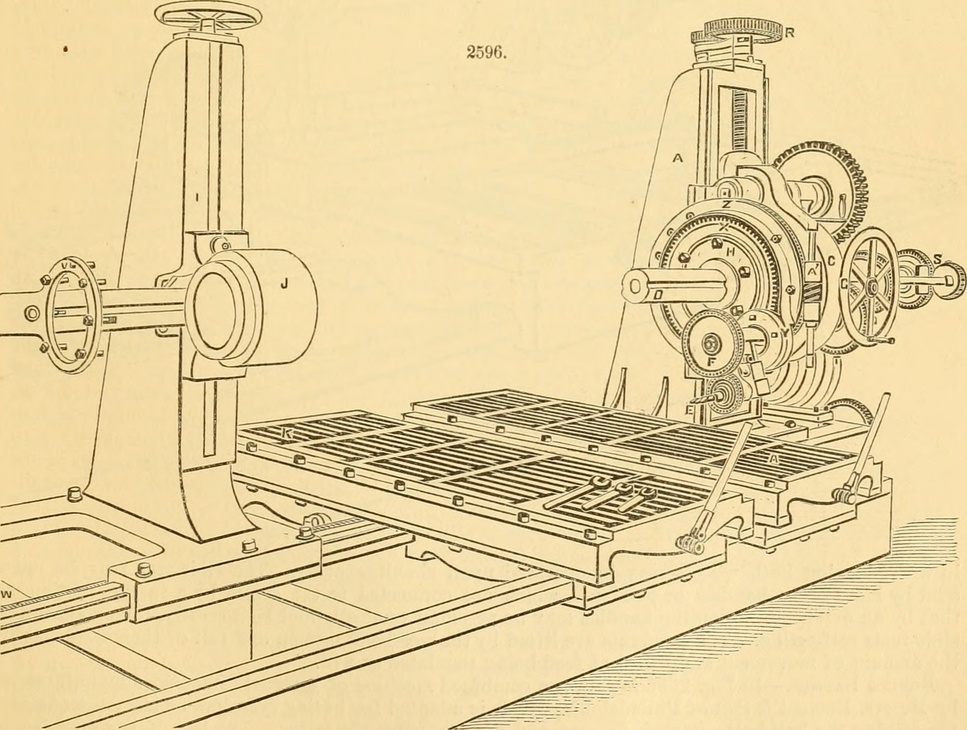
#> input picture assets/source-public-domain/victorian-encyclopaedic-engraving/industrial/001_mechanics_14593883509.jpg, 967 x 730 px, shrunk from 1858 x 1402 before the run
$ python look.py ../../../assets/source-public-domain/victorian-encyclopaedic-engraving/industrial/001_mechanics_14593883509.jpg
#> lines starting #> are read from the running program, lines starting #| are printed output that depends on the picture; after the words box and inside, x2 and y2 are one past the last pixel; in counts of white or black regions, pixels touching at a corner belong together
import sys, numpy as np
from PIL import Image
ramp = ".,:-=+*#%@"
for p in sys.argv[1:]:
    im = np.asarray(Image.open(p).convert("RGB")).astype(float)
    h, w, _ = im.shape
    corners = np.concatenate([im[:8,:8].reshape(-1,3), im[:8,-8:].reshape(-1,3), im[-8:,:8].reshape(-1,3), im[-8:,-8:].reshape(-1,3)])
#> corners = 256 rows, first 8: [242, 217, 160], [242, 217, 160], [243, 218, 161], [243, 218, 161], [244, 219, 162], [244, 219, 162], [245, 220, 163], [245, 220, 163]
    bg = np.median(corners, axis=0)
#> bg = [244, 219, 164.5]
    diff = np.abs(im - bg).sum(axis=2)
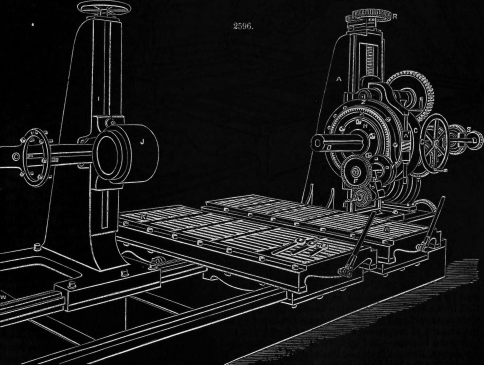
#> diff: shape (730, 967) float64 (shown at 1/2 size); min 0.5, max 582.5, mean 58; drawn with min black and max white
    mask = diff > 45
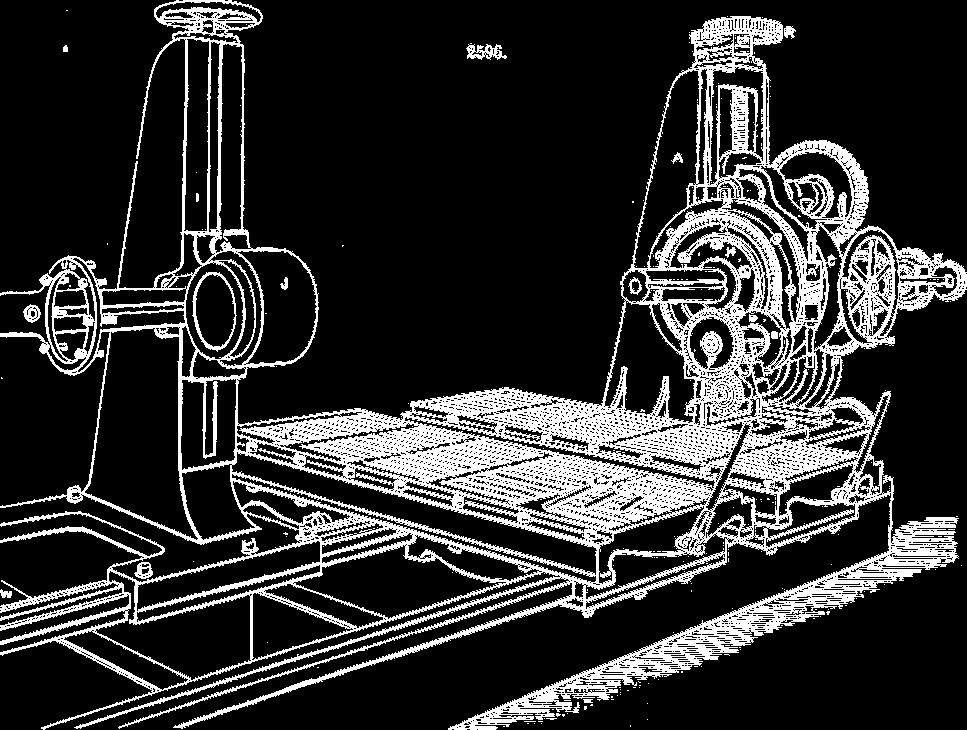
#> mask: shape (730, 967) bool; 19.6% white; 274 white regions (258 under 20 px), largest, box (x1, y1, x2, y2) and area: (0, 0, 967, 730) 135568, (192, 272, 237, 352) 545, (466, 44, 507, 60) 349
    cov = mask.mean() * 100
#> cov = 19.55
    ys, xs = np.nonzero(mask)
    bbox = (xs.min(), ys.min(), xs.max(), ys.max()) if len(xs) else None
#> bbox = (0, 0, 966, 729)
    q = (im[mask] // 32).astype(int)
    ncol = len({tuple(c) for c in q[::7]}) if len(q) else 0
#> ncol = 24
    g = im.mean(axis=2)
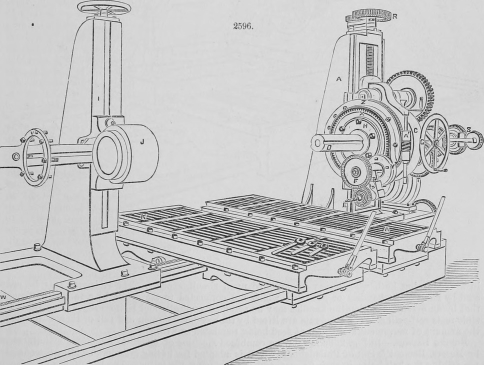
#> g: shape (730, 967) float64 (shown at 1/2 size); min 15, max 242.7, mean 199
    gx = np.abs(np.diff(g, axis=1))[:-1, :]; gy = np.abs(np.diff(g, axis=0))[:, :-1]
#> after `gx = np.abs(np.diff(g, axis=1))[:-1, :]`:
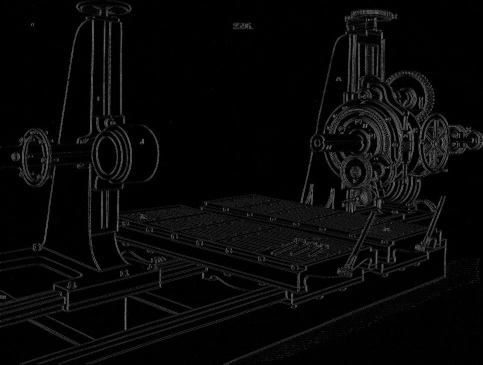
#> gx: shape (729, 966) float64 (shown at 1/2 size); min 0, max 164.7, mean 8.3
#> after `gy = np.abs(np.diff(g, axis=0))[:, :-1]`:
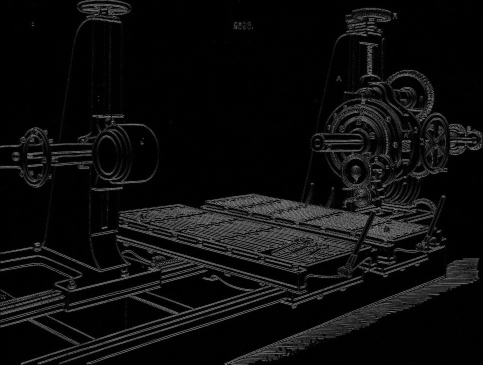
#> gy: shape (729, 966) float64 (shown at 1/2 size); min 0, max 178.7, mean 13.8
    strong = (gx + gy) > 40
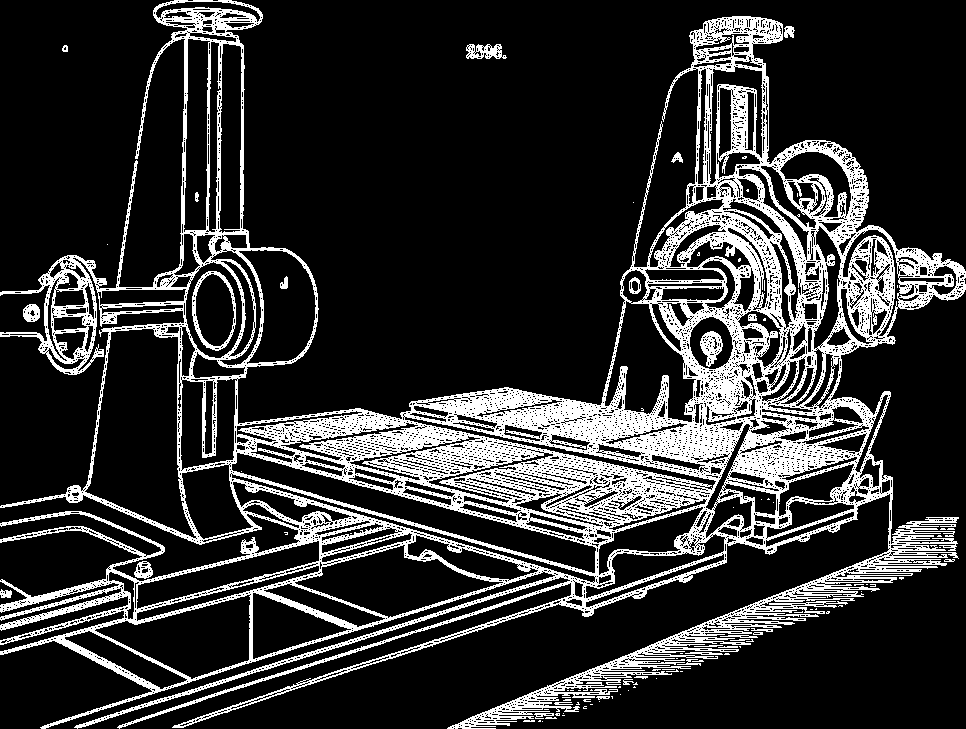
#> strong: shape (729, 966) bool; 19.2% white; 108 white regions (78 under 20 px), largest, box (x1, y1, x2, y2) and area: (0, 0, 966, 729) 131631, (192, 271, 236, 351) 642, (700, 331, 723, 367) 446
    ang = np.degrees(np.arctan2(gy[strong], gx[strong] + 1e-6))
    axis = ((ang < 8) | (ang > 82)).mean() if strong.sum() else 0
#> axis = 0.381
    print(f"== {p.split(chr(92))[-1]}  cover {cov:.1f}%  bbox {bbox}  colors {ncol}  axis-aligned-edge {axis:.2f}  bg {bg.astype(int)}")
#| == ../../../assets/source-public-domain/victorian-encyclopaedic-engraving/industrial/001_mechanics_14593883509.jpg  cover 19.6%  bbox (0, 0, 966, 729)  colors 24  axis-aligned-edge 0.38  bg [244 219 164]
    cw, ch = 64, 28
    for r in range(ch):
        row = ""
        for c in range(cw):
            blk = im[r*h//ch:(r+1)*h//ch, c*w//cw:(c+1)*w//cw]
            m = mask[r*h//ch:(r+1)*h//ch, c*w//cw:(c+1)*w//cw]
            if m.mean() < 0.3: row += " "; continue
            lum = blk[m].mean(axis=0).mean() / 255
            row += ramp[min(9, int(lum * 9.99))]
        print("|" + row + "|")

$ run again, on assets/source-public-domain/victorian-encyclopaedic-engraving/industrial/003_mechanics_14594233508.jpg
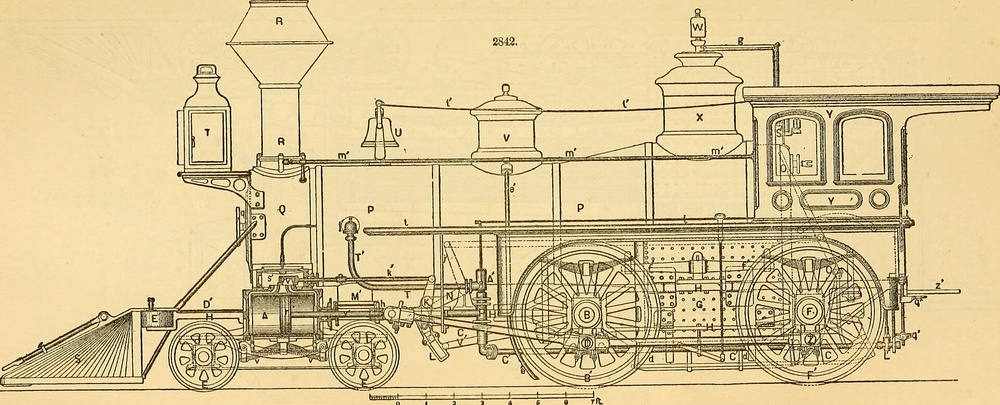
#> input picture assets/source-public-domain/victorian-encyclopaedic-engraving/industrial/003_mechanics_14594233508.jpg, 1000 x 405 px, shrunk from 1920 x 778 before the run
#> corners = 256 rows, first 8: [238, 212, 153], [237, 211, 152], [236, 210, 151], [237, 211, 152], [237, 211, 152], [236, 210, 151], [235, 209, 150], [236, 210, 151]
#> bg = [241, 215, 159.5]
#> `mask = diff > 45`:
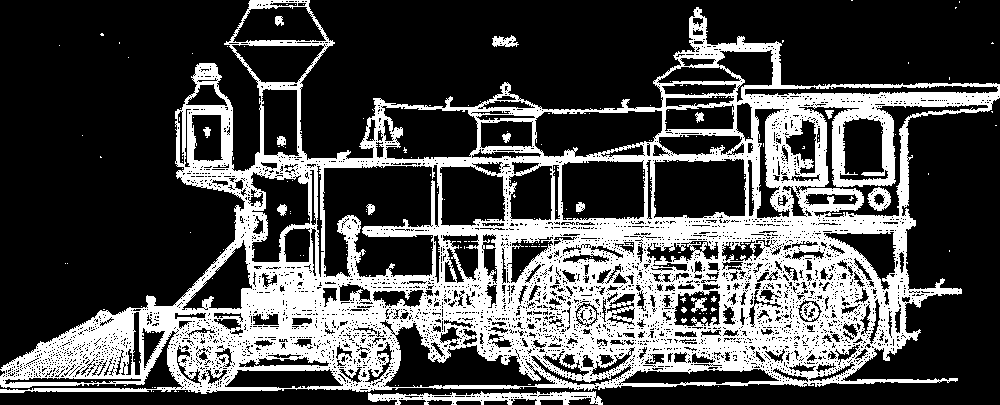
#> mask: shape (405, 1000) bool; 30.1% white; 205 white regions (186 under 20 px), largest, box (x1, y1, x2, y2) and area: (0, 0, 1000, 394) 118450, (368, 391, 603, 405) 1628, (867, 187, 891, 211) 317
#> cov = 30.11
#> bbox = (0, 0, 999, 404)
#> ncol = 36
#> `strong = (gx + gy) > 40`:
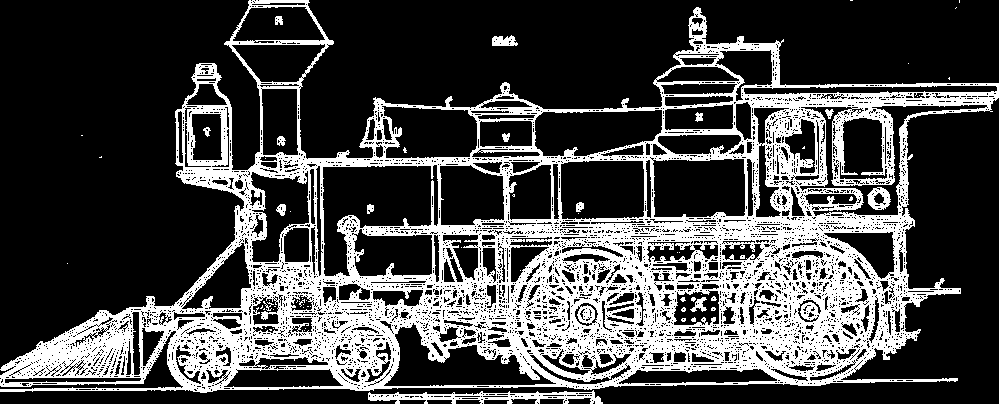
#> strong: shape (404, 999) bool; 28% white; 64 white regions (48 under 20 px), largest, box (x1, y1, x2, y2) and area: (0, 0, 999, 393) 110053, (368, 390, 603, 404) 1443, (867, 187, 891, 210) 316
#> axis = 0.409
#| == ../../../assets/source-public-domain/victorian-encyclopaedic-engraving/industrial/003_mechanics_14594233508.jpg  cover 30.1%  bbox (0, 0, 999, 404)  colors 36  axis-aligned-edge 0.41  bg [241 215 159]

$ run again, on assets/source-public-domain/victorian-encyclopaedic-engraving/industrial/004_mechanics_14779974605.jpg
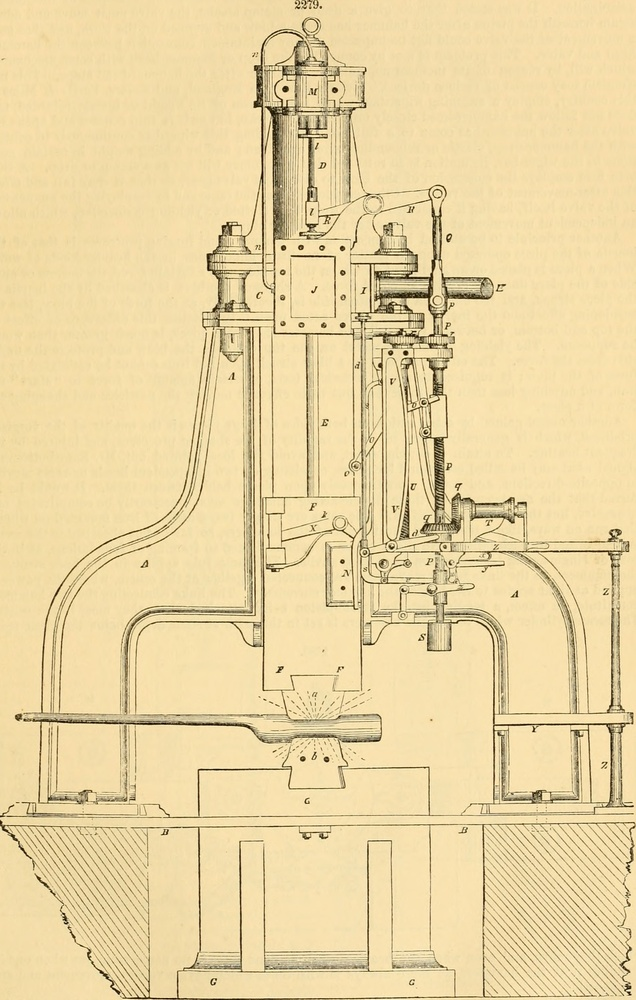
#> input picture assets/source-public-domain/victorian-encyclopaedic-engraving/industrial/004_mechanics_14779974605.jpg, 636 x 1000 px, shrunk from 1820 x 2862 before the run
#> corners = 256 rows, first 8: [242, 219, 167], [242, 219, 167], [243, 220, 168], [243, 220, 168], [243, 220, 168], [243, 220, 168], [243, 220, 168], [244, 221, 169]
#> bg = [243, 221, 169]
#> `mask = diff > 45`:
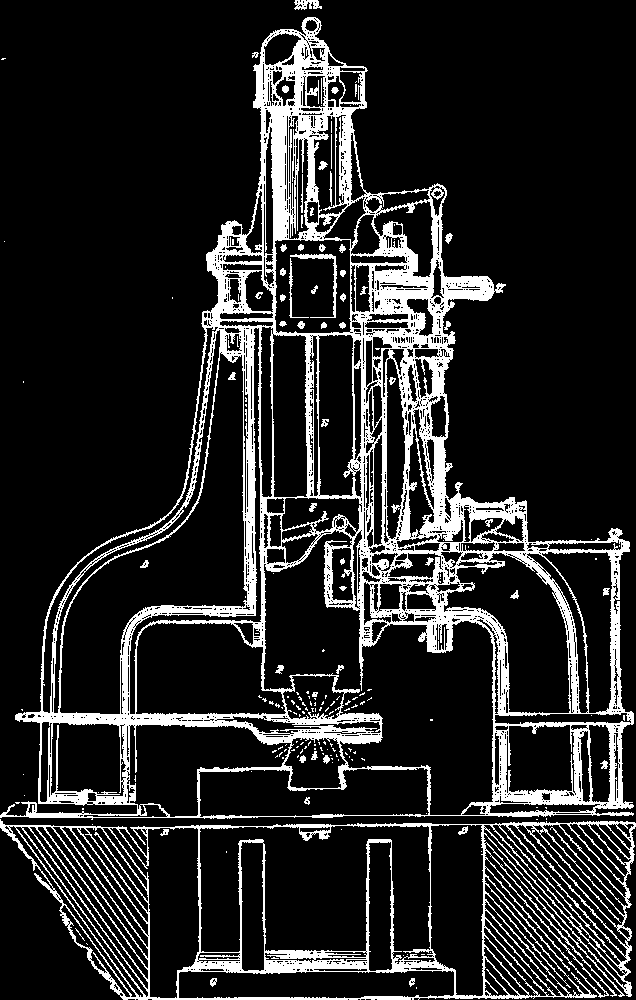
#> mask: shape (1000, 636) bool; 15.2% white; 191 white regions (134 under 20 px), largest, box (x1, y1, x2, y2) and area: (0, 17, 634, 820) 73158, (0, 819, 636, 1000) 20118, (290, 254, 337, 318) 358
#> cov = 15.17
#> bbox = (0, 0, 635, 999)
#> ncol = 31
#> `strong = (gx + gy) > 40`:
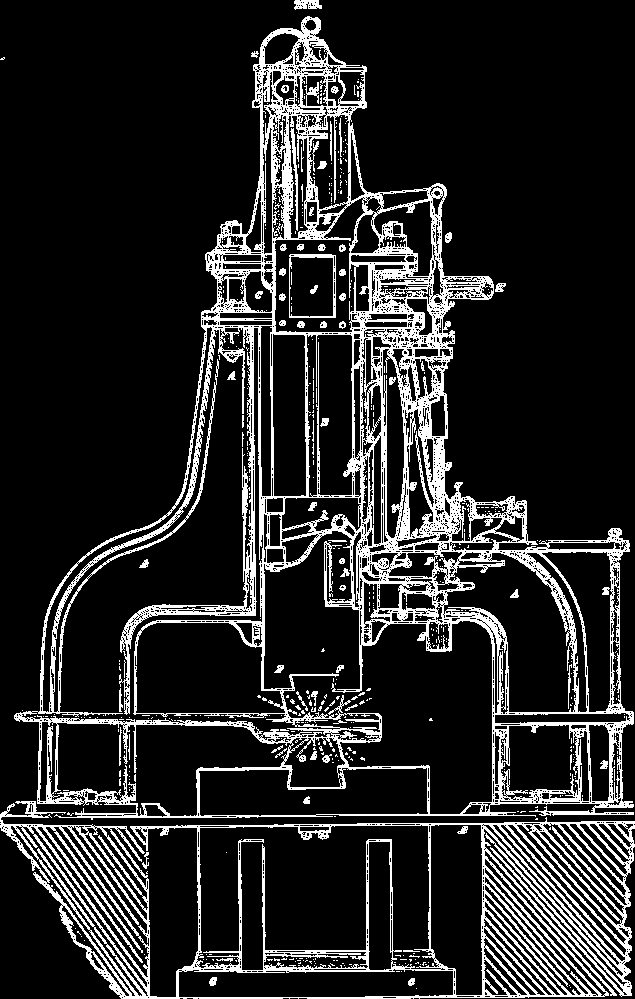
#> strong: shape (999, 635) bool; 15.3% white in thin lines or dots
#> axis = 0.47
#| == ../../../assets/source-public-domain/victorian-encyclopaedic-engraving/industrial/004_mechanics_14779974605.jpg  cover 15.2%  bbox (0, 0, 635, 999)  colors 31  axis-aligned-edge 0.47  bg [243 221 169]
